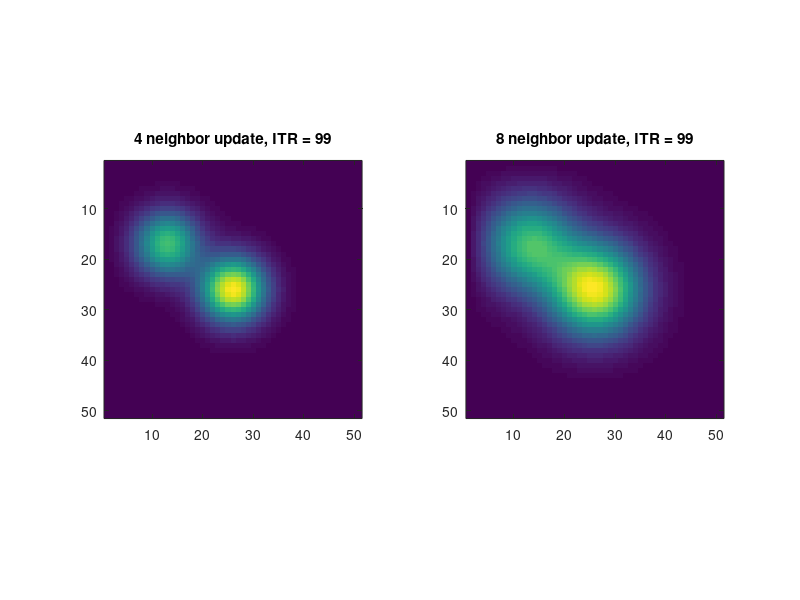

Source code (MATLAB):
% A simulation of the diffusion PDE numeric solution
% A comparison of two discretization methods
%
% Reza Sameni
% Apr 2021

clear
close all
clc

Lx = 51; % grid dimension 1
Ly = 51; % grid dimension 2
dx = 0.1; % in meters
dy = 0.1; % in meters

dt = 0.01; % simulation time unit
NT = 100; % total simulation time iterations

D = 1e-1; % diffusion parameter

C1 = zeros(Lx, Ly, NT); % method 1 concentration
C2 = zeros(Lx, Ly, NT); % method 2 concentration

% Ininitialization
C1(round(Lx/2), round(Ly/2), 1) = 1.0; % Point 1
C1(round(Lx/3), round(Ly/4), 1) = 0.7; % Point 2

C2(:, :, 1) = C1(:, :, 1); % both methods start with the same initial conditions

alpha_x = D * dt / dx^2;
alpha_y = D * dt / dy^2;
alpha_xy = D * dt / (dx^2 + dy^2);

% Check validity of the parameters
if((1 - 2 * alpha_x - 2 * alpha_y) < 0 || (1 - 2 * alpha_x - 2 * alpha_y - 2 * alpha_xy - 2 * alpha_xy) < 0)
    error('Stability condition for parameters not fulfilled. Make simulation time period smaller');
end
    
h = figure;
for t = 1 : NT - 1
    % Update all points using two methods
    for i = 2 : Lx - 1
        for j = 2 : Ly - 1
            % 4-point neighborhood update
            C1(i, j, t + 1) = (1 - 2 * alpha_x - 2 * alpha_y) * C1(i, j, t) + alpha_x * C1(i - 1, j, t) + alpha_x * C1(i + 1, j, t) + alpha_y * C1(i, j - 1, t) + alpha_y * C1(i, j + 1, t);

            % 8-point neighborhood update
            C2(i, j, t + 1) = (1 - 2 * alpha_x - 2 * alpha_y - 2 * alpha_xy - 2 * alpha_xy) * C2(i, j, t) + alpha_x * C2(i - 1, j, t) + alpha_x * C2(i + 1, j, t) + alpha_y * C2(i, j - 1, t) + alpha_y * C2(i, j + 1, t) +   ...                 
                                alpha_xy * C2(i - 1, j - 1, t) + alpha_xy * C2(i + 1, j + 1, t) + alpha_xy * C2(i - 1, j + 1, t) + alpha_xy * C2(i + 1, j - 1, t);
        end
    end
    figure(h);
    subplot(121)
    imagesc(C1(:, :, t));
    axis square
    title(['4 neighbor update, ITR = ', num2str(t)]);

    subplot(122)
    imagesc(C2(:, :, t));
    axis square
    title(['8 neighbor update, ITR = ', num2str(t)]);
    
    pause(1);
end

